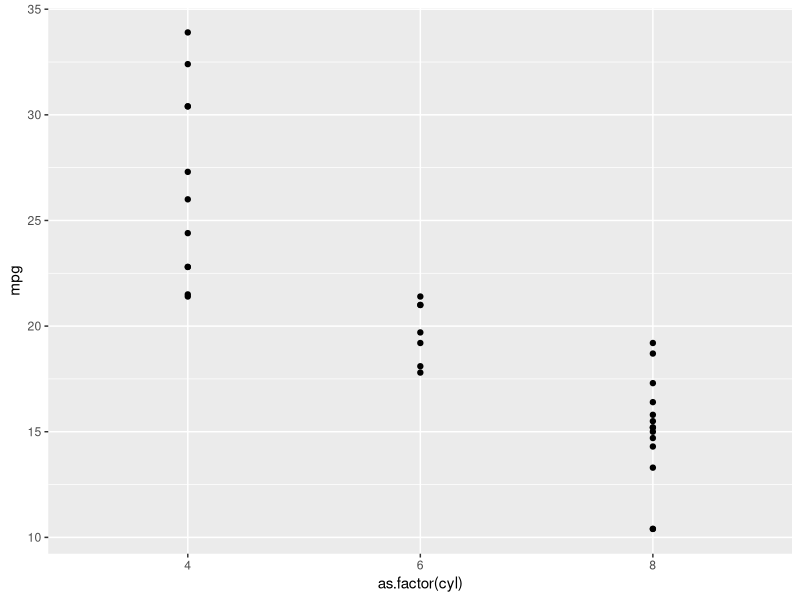
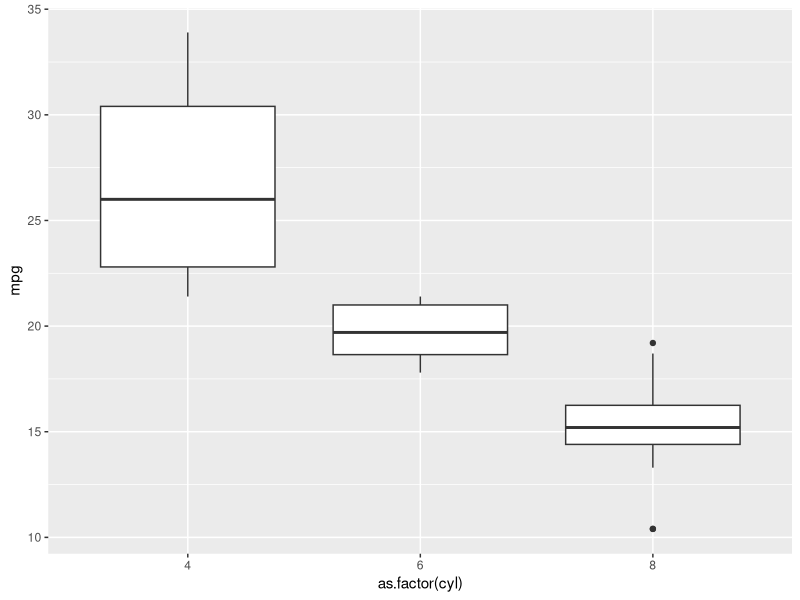
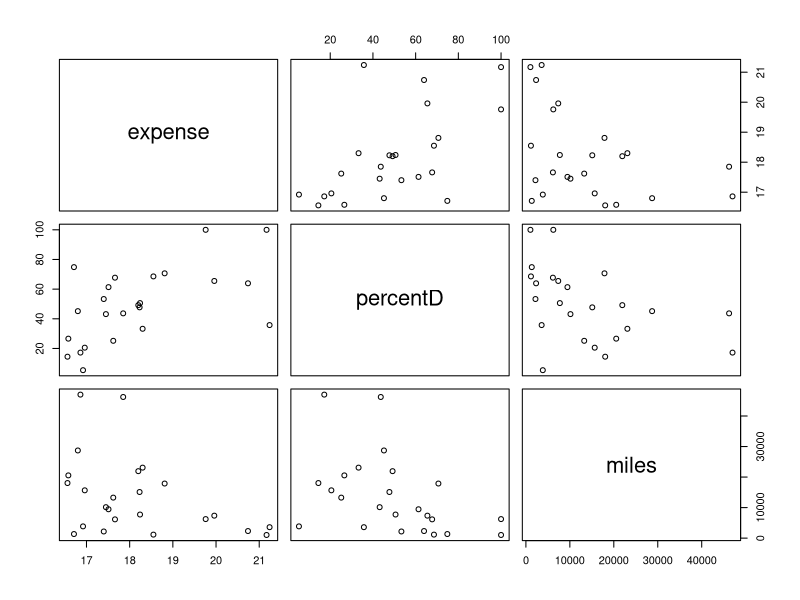

Write R code to recreate these figures, in order.
## ---- chunk 1
knitr::opts_chunk$set(echo = TRUE, wwarning = FALSE, message = FALSE)
## ---- chunk 2
library(tidyverse)
ggplot(mtcars, aes(x=as.factor(cyl), y=mpg))+geom_point()
## ---- chunk 3
ggplot(mtcars, aes(x=as.factor(cyl), y=mpg))+geom_boxplot()

model2<-lm(mpg~wt + as.factor(cyl), dat=mtcars)
summary(model2)
## ---- chunk 4
function_name <- function(arg_1,..) {
   Function_body 
}
## ---- chunk 5
#Create a function to print out the values for perfect squares. 
perfect.squares<-function(x){for (x in 1:10){
  if(x%%x == 0)
    b<-x^2
  print (b)
}}
#pass a value to the function
perfect.squares(10)
## ---- chunk 6
#Create a function with more than one argument
translate<-function(x,y){
  if (x=="NA"){x=0}
  else if (x!="NA"){x=x}
  print(x)
  if (y== -1){y="NA"}
  else if (y!=-1){y=y}
  print(y)
}
#Testing the function with input values 
x<-"NA"
y<-"-1"
x2<-1
y2<-0
translate(x, y)
translate(x2, y2)
## ---- chunk 7

buses=read.table('buses.txt', header=FALSE)
colnames(buses) <- c("expense","miles", "percentD", "percentF", "receipt")
attach(buses)

pairs(~ expense +  percentD + miles, data = buses)

## Computing the sums for the predictor and response variables 
X_1=miles

X_2=percentD

X_1_s=sum(X_1)

X_2_s=sum(X_2)

X_1_sq=sum(X_1^2)

X_2_sq=sum(X_2^2)

X_12_s=sum(X_1*X_2)

Y_s=sum(expense)

X_1_Y=sum(X_1*expense)

X_2_Y=sum(X_2*expense)

## Create XY matrix
I=rep(1,24)

X=cbind(I, X_1, X_2)

Y=cbind(expense)

XY=t(X)%*%Y

## Create Matrix XX matrix and find the inverse matrix in R

XX=t(X)%*%X
Inverse=solve(XX)

#Exercise: XX%*%Inverse (should be close to I)

## beta
beta=Inverse%*%XY

fit=X%*%beta #(i.e. Yhat=XB )

res=Y-fit

## Covariance of fitted values. 


X_r1=c(1, 46230, 43.67)
X_r2=c(1, 7360, 65.51)
X_r=rbind(X_r1, X_r2)



CV=X_r%*%Inverse%*%t(X_r)

## Multiple Linear Regression
multi.fit = lm(expense~ miles + percentD, data=buses)
summary(multi.fit)


res.aov <- aov(expense~ miles + percentD, data=buses)
summary(res.aov)

AOV<-anova(multi.fit)

